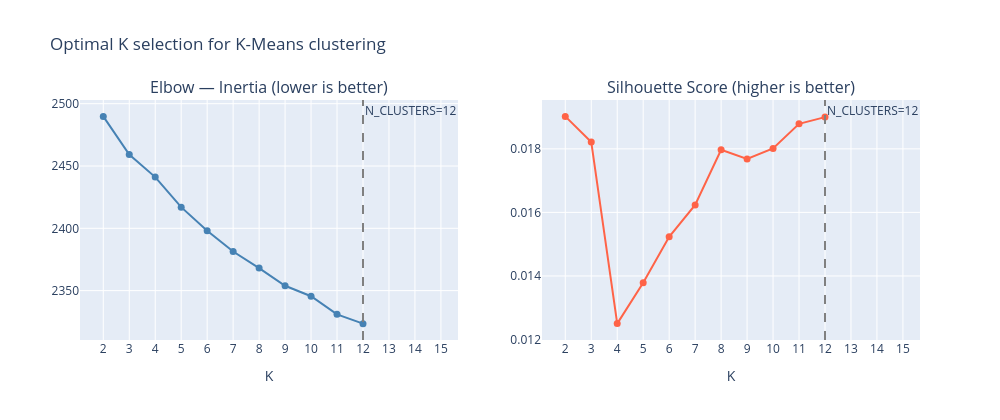

The cell this chart's notebook holds for it:
### Markdown cell above
## 3.2 Optimal K — Elbow & Silhouette

Before fixing `N_CLUSTERS` we sweep K = 2 … 12 on the L2-normalised vectors and plot two diagnostics:

- **Elbow (inertia)** — within-cluster sum of squares; look for the point where the curve bends and further gains shrink.
- **Silhouette score** — mean similarity of each word to its own cluster vs. the next-best cluster; ranges 0–1, higher is better; pick the peak.

Both charts use the same high-dimensional normalised vectors (not the 2D t-SNE projection) so the K choice is grounded in the actual embedding geometry.

### Code cell
from sklearn.metrics import silhouette_score

K_RANGE = range(2, 13)

vectors_norm_k = normalize(vectors)   # L2-normalise for cosine-like K-Means

inertias    = []
silhouettes = []

for k in K_RANGE:
    km_k = KMeans(n_clusters=k, random_state=42, n_init='auto')
    lbl  = km_k.fit_predict(vectors_norm_k)
    inertias.append(km_k.inertia_)
    silhouettes.append(silhouette_score(vectors_norm_k, lbl, sample_size=1500, random_state=42))
    print(f"  k={k:2d}  inertia={km_k.inertia_:,.0f}  silhouette={silhouettes[-1]:.4f}")

# --- Plot both diagnostics side-by-side ---
import plotly.graph_objects as go
from plotly.subplots import make_subplots

fig_k = make_subplots(rows=1, cols=2,
                      subplot_titles=('Elbow — Inertia (lower is better)',
                                      'Silhouette Score (higher is better)'))

fig_k.add_trace(go.Scatter(x=list(K_RANGE), y=inertias,
                            mode='lines+markers', name='Inertia',
                            line=dict(color='steelblue', width=2),
                            marker=dict(size=7)), row=1, col=1)

fig_k.add_trace(go.Scatter(x=list(K_RANGE), y=silhouettes,
                            mode='lines+markers', name='Silhouette',
                            line=dict(color='tomato', width=2),
                            marker=dict(size=7)), row=1, col=2)

# Mark the chosen N_CLUSTERS on both subplots
for col in [1, 2]:
    fig_k.add_vline(x=N_CLUSTERS, line_dash='dash', line_color='grey',
                    annotation_text=f'N_CLUSTERS={N_CLUSTERS}',
                    annotation_position='top right', row=1, col=col)

fig_k.update_xaxes(title_text='K', dtick=1)
fig_k.update_layout(title_text='Optimal K selection for K-Means clustering',
                    width=1000, height=420, showlegend=False)
fig_k.show()

### Figure 1 — Plotly figure (JSON) as saved in the notebook; plotly's stock layout.template omitted (floating-point values rounded to 4 significant figures)
{"data": [{"line": {"color": "steelblue", "width": 2}, "marker": {"size": 7}, "mode": "lines+markers", "name": "Inertia", "type": "scatter", "x": [2, 3, 4, 5, 6, 7, 8, 9, 10, 11, 12], "xaxis": "x", "y": [2490.0, 2459.0, 2441.0, 2417.0, 2398.0, 2381.0, 2368.0, 2354.0, 2346.0, 2331.0, 2324.0], "yaxis": "y"}, {"line": {"color": "tomato", "width": 2}, "marker": {"size": 7}, "mode": "lines+markers", "name": "Silhouette", "type": "scatter", "x": [2, 3, 4, 5, 6, 7, 8, 9, 10, 11, 12], "xaxis": "x2", "y": [0.01902, 0.01822, 0.0125, 0.01379, 0.01523, 0.01623, 0.01797, 0.01768, 0.01801, 0.01879, 0.019], "yaxis": "y2"}], "layout": {"annotations": [{"font": {"size": 16}, "showarrow": false, "text": "Elbow — Inertia (lower is better)", "x": 0.225, "xanchor": "center", "xref": "paper", "y": 1, "yanchor": "bottom", "yref": "paper"}, {"font": {"size": 16}, "showarrow": false, "text": "Silhouette Score (higher is better)", "x": 0.775, "xanchor": "center", "xref": "paper", "y": 1, "yanchor": "bottom", "yref": "paper"}, {"showarrow": false, "text": "N_CLUSTERS=12", "x": 12, "xanchor": "left", "xref": "x", "y": 1, "yanchor": "top", "yref": "y domain"}, {"showarrow": false, "text": "N_CLUSTERS=12", "x": 12, "xanchor": "left", "xref": "x2", "y": 1, "yanchor": "top", "yref": "y2 domain"}], "height": 420, "shapes": [{"line": {"color": "grey", "dash": "dash"}, "type": "line", "x0": 12, "x1": 12, "xref": "x", "y0": 0, "y1": 1, "yref": "y domain"}, {"line": {"color": "grey", "dash": "dash"}, "type": "line", "x0": 12, "x1": 12, "xref": "x2", "y0": 0, "y1": 1, "yref": "y2 domain"}], "showlegend": false, "title": {"text": "Optimal K selection for K-Means clustering"}, "width": 1000, "xaxis": {"anchor": "y", "domain": [0, 0.45], "dtick": 1, "title": {"text": "K"}}, "xaxis2": {"anchor": "y2", "domain": [0.55, 1], "dtick": 1, "title": {"text": "K"}}, "yaxis": {"anchor": "x", "domain": [0, 1]}, "yaxis2": {"anchor": "x2", "domain": [0, 1]}}}
